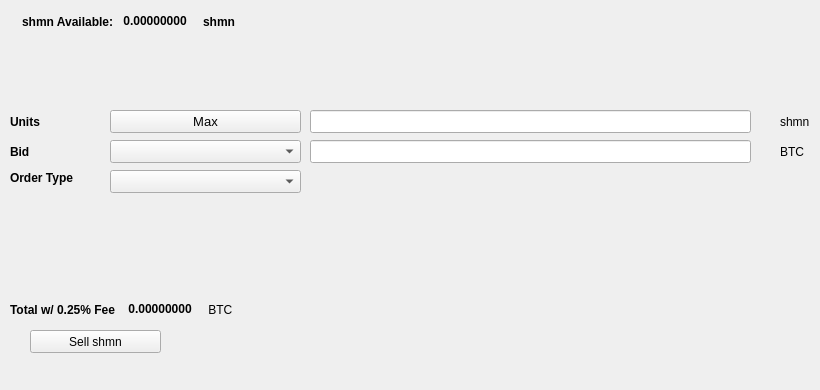
   <widget class="QWidget" name="SellTab">
    <attribute name="title">
     <string>Sell</string>
    </attribute>
    <widget class="QLabel" name="label_16">
     <property name="geometry">
      <rect>
       <x>780</x>
       <y>140</y>
       <width>31</width>
       <height>23</height>
      </rect>
     </property>
     <property name="text">
      <string>BTC</string>
     </property>
    </widget>
    <widget class="QComboBox" name="SellBidcomboBox">
     <property name="geometry">
      <rect>
       <x>110</x>
       <y>140</y>
       <width>191</width>
       <height>23</height>
      </rect>
     </property>
     <property name="font">
      <font>
       <pointsize>10</pointsize>
      </font>
     </property>
    </widget>
    <widget class="QLabel" name="label_18">
     <property name="geometry">
      <rect>
       <x>10</x>
       <y>110</y>
       <width>46</width>
       <height>23</height>
      </rect>
     </property>
     <property name="font">
      <font>
       <weight>75</weight>
       <bold>true</bold>
      </font>
     </property>
     <property name="text">
      <string>Units</string>
     </property>
    </widget>
    <widget class="QPushButton" name="Sell_Max_Amount">
     <property name="geometry">
      <rect>
       <x>110</x>
       <y>110</y>
       <width>191</width>
       <height>23</height>
      </rect>
     </property>
     <property name="font">
      <font>
       <pointsize>10</pointsize>
      </font>
     </property>
     <property name="text">
      <string>Max</string>
     </property>
    </widget>
    <widget class="QLabel" name="label_20">
     <property name="geometry">
      <rect>
       <x>10</x>
       <y>170</y>
       <width>91</width>
       <height>16</height>
      </rect>
     </property>
     <property name="font">
      <font>
       <weight>75</weight>
       <bold>true</bold>
      </font>
     </property>
     <property name="text">
      <string>Order Type</string>
     </property>
    </widget>
    <widget class="QComboBox" name="SellOrdertypeCombo">
     <property name="geometry">
      <rect>
       <x>110</x>
       <y>170</y>
       <width>191</width>
       <height>23</height>
      </rect>
     </property>
     <property name="font">
      <font>
       <pointsize>10</pointsize>
      </font>
     </property>
    </widget>
    <widget class="QLabel" name="label_21">
     <property name="geometry">
      <rect>
       <x>10</x>
       <y>140</y>
       <width>46</width>
       <height>23</height>
      </rect>
     </property>
     <property name="font">
      <font>
       <weight>75</weight>
       <bold>true</bold>
      </font>
     </property>
     <property name="text">
      <string>Bid</string>
     </property>
    </widget>
    <widget class="QLabel" name="label_22">
     <property name="geometry">
      <rect>
       <x>780</x>
       <y>110</y>
       <width>31</width>
       <height>23</height>
      </rect>
     </property>
     <property name="text">
      <string>shmn</string>
     </property>
    </widget>
    <widget class="QLineEdit" name="UnitsInputshmn">
     <property name="geometry">
      <rect>
       <x>310</x>
       <y>110</y>
       <width>441</width>
       <height>23</height>
      </rect>
     </property>
     <property name="font">
      <font>
       <pointsize>9</pointsize>
       <weight>75</weight>
       <bold>true</bold>
      </font>
     </property>
    </widget>
    <widget class="QLineEdit" name="SellBidPriceEdit">
     <property name="geometry">
      <rect>
       <x>310</x>
       <y>140</y>
       <width>441</width>
       <height>23</height>
      </rect>
     </property>
     <property name="font">
      <font>
       <pointsize>9</pointsize>
       <weight>75</weight>
       <bold>true</bold>
      </font>
     </property>
    </widget>
    <widget class="QPushButton" name="SellshmnBTN">
     <property name="geometry">
      <rect>
       <x>30</x>
       <y>330</y>
       <width>131</width>
       <height>23</height>
      </rect>
     </property>
     <property name="text">
      <string>Sell shmn</string>
     </property>
     <property name="icon">
      <iconset resource="../shmn">
       <normaloff>:/icons/bitcoin</normaloff>:/icons/bitcoin</iconset>
     </property>
    </widget>
    <widget class="QWidget" name="layoutWidget3">
     <property name="geometry">
      <rect>
       <x>22</x>
       <y>12</y>
       <width>258</width>
       <height>19</height>
      </rect>
     </property>
     <layout class="QHBoxLayout" name="horizontalLayout">
      <item>
       <widget class="QLabel" name="label232_2">
        <property name="font">
         <font>
          <weight>75</weight>
          <bold>true</bold>
         </font>
        </property>
        <property name="text">
         <string>shmn Available:</string>
        </property>
       </widget>
      </item>
      <item>
       <widget class="QLabel" name="shmnAvailableLabel">
        <property name="palette">
         <palette>
          <active>
           <colorrole role="WindowText">
            <brush brushstyle="SolidPattern">
             <color alpha="255">
              <red>0</red>
              <green>0</green>
              <blue>0</blue>
             </color>
            </brush>
           </colorrole>
           <colorrole role="Button">
            <brush brushstyle="SolidPattern">
             <color alpha="255">
              <red>0</red>
              <green>170</green>
              <blue>0</blue>
             </color>
            </brush>
           </colorrole>
           <colorrole role="Light">
            <brush brushstyle="SolidPattern">
             <color alpha="255">
              <red>0</red>
              <green>255</green>
              <blue>0</blue>
             </color>
            </brush>
           </colorrole>
           <colorrole role="Midlight">
            <brush brushstyle="SolidPattern">
             <color alpha="255">
              <red>0</red>
              <green>212</green>
              <blue>0</blue>
             </color>
            </brush>
           </colorrole>
           <colorrole role="Dark">
            <brush brushstyle="SolidPattern">
             <color alpha="255">
              <red>0</red>
              <green>85</green>
              <blue>0</blue>
             </color>
            </brush>
           </colorrole>
           <colorrole role="Mid">
            <brush brushstyle="SolidPattern">
             <color alpha="255">
              <red>0</red>
              <green>113</green>
              <blue>0</blue>
             </color>
            </brush>
           </colorrole>
           <colorrole role="Text">
            <brush brushstyle="SolidPattern">
             <color alpha="255">
              <red>0</red>
              <green>170</green>
              <blue>0</blue>
             </color>
            </brush>
           </colorrole>
           <colorrole role="BrightText">
            <brush brushstyle="SolidPattern">
             <color alpha="255">
              <red>255</red>
              <green>255</green>
              <blue>255</blue>
             </color>
            </brush>
           </colorrole>
           <colorrole role="ButtonText">
            <brush brushstyle="SolidPattern">
             <color alpha="255">
              <red>0</red>
              <green>0</green>
              <blue>0</blue>
             </color>
            </brush>
           </colorrole>
           <colorrole role="Base">
            <brush brushstyle="SolidPattern">
             <color alpha="255">
              <red>255</red>
              <green>255</green>
              <blue>255</blue>
             </color>
            </brush>
           </colorrole>
           <colorrole role="Window">
            <brush brushstyle="SolidPattern">
             <color alpha="255">
              <red>0</red>
              <green>170</green>
              <blue>0</blue>
             </color>
            </brush>
           </colorrole>
           <colorrole role="Shadow">
            <brush brushstyle="SolidPattern">
             <color alpha="255">
              <red>0</red>
              <green>0</green>
              <blue>0</blue>
             </color>
            </brush>
           </colorrole>
           <colorrole role="AlternateBase">
            <brush brushstyle="SolidPattern">
             <color alpha="255">
              <red>127</red>
              <green>212</green>
              <blue>127</blue>
             </color>
            </brush>
           </colorrole>
           <colorrole role="ToolTipBase">
            <brush brushstyle="SolidPattern">
             <color alpha="255">
              <red>255</red>
              <green>255</green>
              <blue>220</blue>
             </color>
            </brush>
           </colorrole>
           <colorrole role="ToolTipText">
            <brush brushstyle="SolidPattern">
             <color alpha="255">
              <red>0</red>
              <green>0</green>
              <blue>0</blue>
             </color>
            </brush>
           </colorrole>
          </active>
          <inactive>
           <colorrole role="WindowText">
            <brush brushstyle="SolidPattern">
             <color alpha="255">
              <red>0</red>
              <green>0</green>
              <blue>0</blue>
             </color>
            </brush>
           </colorrole>
           <colorrole role="Button">
            <brush brushstyle="SolidPattern">
             <color alpha="255">
              <red>0</red>
              <green>170</green>
              <blue>0</blue>
             </color>
            </brush>
           </colorrole>
           <colorrole role="Light">
            <brush brushstyle="SolidPattern">
             <color alpha="255">
              <red>0</red>
              <green>255</green>
              <blue>0</blue>
             </color>
            </brush>
           </colorrole>
           <colorrole role="Midlight">
            <brush brushstyle="SolidPattern">
             <color alpha="255">
              <red>0</red>
              <green>212</green>
              <blue>0</blue>
             </color>
            </brush>
           </colorrole>
           <colorrole role="Dark">
            <brush brushstyle="SolidPattern">
             <color alpha="255">
              <red>0</red>
              <green>85</green>
              <blue>0</blue>
             </color>
            </brush>
           </colorrole>
           <colorrole role="Mid">
            <brush brushstyle="SolidPattern">
             <color alpha="255">
              <red>0</red>
              <green>113</green>
              <blue>0</blue>
             </color>
            </brush>
           </colorrole>
           <colorrole role="Text">
            <brush brushstyle="SolidPattern">
             <color alpha="255">
              <red>0</red>
              <green>170</green>
              <blue>0</blue>
             </color>
            </brush>
           </colorrole>
           <colorrole role="BrightText">
            <brush brushstyle="SolidPattern">
             <color alpha="255">
              <red>255</red>
              <green>255</green>
              <blue>255</blue>
             </color>
            </brush>
           </colorrole>
           <colorrole role="ButtonText">
            <brush brushstyle="SolidPattern">
             <color alpha="255">
              <red>0</red>
              <green>0</green>
              <blue>0</blue>
             </color>
            </brush>
           </colorrole>
           <colorrole role="Base">
            <brush brushstyle="SolidPattern">
             <color alpha="255">
              <red>255</red>
              <green>255</green>
              <blue>255</blue>
             </color>
            </brush>
           </colorrole>
           <colorrole role="Window">
            <brush brushstyle="SolidPattern">
             <color alpha="255">
              <red>0</red>
              <green>170</green>
              <blue>0</blue>
             </color>
            </brush>
           </colorrole>
           <colorrole role="Shadow">
            <brush brushstyle="SolidPattern">
             <color alpha="255">
              <red>0</red>
              <green>0</green>
              <blue>0</blue>
             </color>
            </brush>
           </colorrole>
           <colorrole role="AlternateBase">
            <brush brushstyle="SolidPattern">
             <color alpha="255">
              <red>127</red>
              <green>212</green>
              <blue>127</blue>
             </color>
            </brush>
           </colorrole>
           <colorrole role="ToolTipBase">
            <brush brushstyle="SolidPattern">
             <color alpha="255">
              <red>255</red>
              <green>255</green>
              <blue>220</blue>
             </color>
            </brush>
           </colorrole>
           <colorrole role="ToolTipText">
            <brush brushstyle="SolidPattern">
             <color alpha="255">
              <red>0</red>
              <green>0</green>
              <blue>0</blue>
             </color>
            </brush>
           </colorrole>
          </inactive>
          <disabled>
           <colorrole role="WindowText">
            <brush brushstyle="SolidPattern">
             <color alpha="255">
              <red>0</red>
              <green>85</green>
              <blue>0</blue>
             </color>
            </brush>
           </colorrole>
           <colorrole role="Button">
            <brush brushstyle="SolidPattern">
             <color alpha="255">
              <red>0</red>
              <green>170</green>
              <blue>0</blue>
             </color>
            </brush>
           </colorrole>
           <colorrole role="Light">
            <brush brushstyle="SolidPattern">
             <color alpha="255">
              <red>0</red>
              <green>255</green>
              <blue>0</blue>
             </color>
            </brush>
           </colorrole>
           <colorrole role="Midlight">
            <brush brushstyle="SolidPattern">
             <color alpha="255">
              <red>0</red>
              <green>212</green>
              <blue>0</blue>
             </color>
            </brush>
           </colorrole>
           <colorrole role="Dark">
            <brush brushstyle="SolidPattern">
             <color alpha="255">
              <red>0</red>
              <green>85</green>
              <blue>0</blue>
             </color>
            </brush>
           </colorrole>
           <colorrole role="Mid">
            <brush brushstyle="SolidPattern">
             <color alpha="255">
              <red>0</red>
              <green>113</green>
              <blue>0</blue>
             </color>
            </brush>
           </colorrole>
           <colorrole role="Text">
            <brush brushstyle="SolidPattern">
             <color alpha="255">
              <red>0</red>
              <green>85</green>
              <blue>0</blue>
             </color>
            </brush>
           </colorrole>
           <colorrole role="BrightText">
            <brush brushstyle="SolidPattern">
             <color alpha="255">
              <red>255</red>
              <green>255</green>
              <blue>255</blue>
             </color>
            </brush>
           </colorrole>
           <colorrole role="ButtonText">
            <brush brushstyle="SolidPattern">
             <color alpha="255">
              <red>0</red>
              <green>85</green>
              <blue>0</blue>
             </color>
            </brush>
           </colorrole>
           <colorrole role="Base">
            <brush brushstyle="SolidPattern">
             <color alpha="255">
              <red>0</red>
              <green>170</green>
              <blue>0</blue>
             </color>
            </brush>
           </colorrole>
           <colorrole role="Window">
            <brush brushstyle="SolidPattern">
             <color alpha="255">
              <red>0</red>
              <green>170</green>
              <blue>0</blue>
             </color>
            </brush>
           </colorrole>
           <colorrole role="Shadow">
            <brush brushstyle="SolidPattern">
             <color alpha="255">
              <red>0</red>
              <green>0</green>
              <blue>0</blue>
             </color>
            </brush>
           </colorrole>
           <colorrole role="AlternateBase">
            <brush brushstyle="SolidPattern">
             <color alpha="255">
              <red>0</red>
              <green>170</green>
              <blue>0</blue>
             </color>
            </brush>
           </colorrole>
           <colorrole role="ToolTipBase">
            <brush brushstyle="SolidPattern">
             <color alpha="255">
              <red>255</red>
              <green>255</green>
              <blue>220</blue>
             </color>
            </brush>
           </colorrole>
           <colorrole role="ToolTipText">
            <brush brushstyle="SolidPattern">
             <color alpha="255">
              <red>0</red>
              <green>0</green>
              <blue>0</blue>
             </color>
            </brush>
           </colorrole>
          </disabled>
         </palette>
        </property>
        <property name="font">
         <font>
          <weight>75</weight>
          <bold>true</bold>
         </font>
        </property>
        <property name="text">
         <string> 0.00000000 </string>
        </property>
        <property name="textInteractionFlags">
         <set>Qt::LinksAccessibleByMouse|Qt::TextSelectableByKeyboard|Qt::TextSelectableByMouse</set>
        </property>
       </widget>
      </item>
      <item>
       <widget class="QLabel" name="labelshmn">
        <property name="font">
         <font>
          <weight>75</weight>
          <bold>true</bold>
         </font>
        </property>
        <property name="text">
         <string>shmn</string>
        </property>
       </widget>
      </item>
     </layout>
    </widget>
    <widget class="QWidget" name="layoutWidget">
     <property name="geometry">
      <rect>
       <x>10</x>
       <y>300</y>
       <width>268</width>
       <height>19</height>
      </rect>
     </property>
     <layout class="QHBoxLayout" name="horizontalLayout_2">
      <item>
       <widget class="QLabel" name="label_19">
        <property name="font">
         <font>
          <weight>75</weight>
          <bold>true</bold>
         </font>
        </property>
        <property name="text">
         <string>Total w/ 0.25% Fee </string>
        </property>
       </widget>
      </item>
      <item>
       <widget class="QLabel" name="SellCostLabel">
        <property name="palette">
         <palette>
          <active>
           <colorrole role="WindowText">
            <brush brushstyle="SolidPattern">
             <color alpha="255">
              <red>0</red>
              <green>0</green>
              <blue>0</blue>
             </color>
            </brush>
           </colorrole>
           <colorrole role="Button">
            <brush brushstyle="SolidPattern">
             <color alpha="255">
              <red>0</red>
              <green>170</green>
              <blue>0</blue>
             </color>
            </brush>
           </colorrole>
           <colorrole role="Light">
            <brush brushstyle="SolidPattern">
             <color alpha="255">
              <red>0</red>
              <green>255</green>
              <blue>0</blue>
             </color>
            </brush>
           </colorrole>
           <colorrole role="Midlight">
            <brush brushstyle="SolidPattern">
             <color alpha="255">
              <red>0</red>
              <green>212</green>
              <blue>0</blue>
             </color>
            </brush>
           </colorrole>
           <colorrole role="Dark">
            <brush brushstyle="SolidPattern">
             <color alpha="255">
              <red>0</red>
              <green>85</green>
              <blue>0</blue>
             </color>
            </brush>
           </colorrole>
           <colorrole role="Mid">
            <brush brushstyle="SolidPattern">
             <color alpha="255">
              <red>0</red>
              <green>113</green>
              <blue>0</blue>
             </color>
            </brush>
           </colorrole>
           <colorrole role="Text">
            <brush brushstyle="SolidPattern">
             <color alpha="255">
              <red>0</red>
              <green>170</green>
              <blue>0</blue>
             </color>
            </brush>
           </colorrole>
           <colorrole role="BrightText">
            <brush brushstyle="SolidPattern">
             <color alpha="255">
              <red>255</red>
              <green>255</green>
              <blue>255</blue>
             </color>
            </brush>
           </colorrole>
           <colorrole role="ButtonText">
            <brush brushstyle="SolidPattern">
             <color alpha="255">
              <red>0</red>
              <green>0</green>
              <blue>0</blue>
             </color>
            </brush>
           </colorrole>
           <colorrole role="Base">
            <brush brushstyle="SolidPattern">
             <color alpha="255">
              <red>255</red>
              <green>255</green>
              <blue>255</blue>
             </color>
            </brush>
           </colorrole>
           <colorrole role="Window">
            <brush brushstyle="SolidPattern">
             <color alpha="255">
              <red>0</red>
              <green>170</green>
              <blue>0</blue>
             </color>
            </brush>
           </colorrole>
           <colorrole role="Shadow">
            <brush brushstyle="SolidPattern">
             <color alpha="255">
              <red>0</red>
              <green>0</green>
              <blue>0</blue>
             </color>
            </brush>
           </colorrole>
           <colorrole role="AlternateBase">
            <brush brushstyle="SolidPattern">
             <color alpha="255">
              <red>127</red>
              <green>212</green>
              <blue>127</blue>
             </color>
            </brush>
           </colorrole>
           <colorrole role="ToolTipBase">
            <brush brushstyle="SolidPattern">
             <color alpha="255">
              <red>255</red>
              <green>255</green>
              <blue>220</blue>
             </color>
            </brush>
           </colorrole>
           <colorrole role="ToolTipText">
            <brush brushstyle="SolidPattern">
             <color alpha="255">
              <red>0</red>
              <green>0</green>
              <blue>0</blue>
             </color>
            </brush>
           </colorrole>
          </active>
          <inactive>
           <colorrole role="WindowText">
            <brush brushstyle="SolidPattern">
             <color alpha="255">
              <red>0</red>
              <green>0</green>
              <blue>0</blue>
             </color>
            </brush>
           </colorrole>
           <colorrole role="Button">
            <brush brushstyle="SolidPattern">
             <color alpha="255">
              <red>0</red>
              <green>170</green>
              <blue>0</blue>
             </color>
            </brush>
           </colorrole>
           <colorrole role="Light">
            <brush brushstyle="SolidPattern">
             <color alpha="255">
              <red>0</red>
              <green>255</green>
              <blue>0</blue>
             </color>
            </brush>
           </colorrole>
           <colorrole role="Midlight">
            <brush brushstyle="SolidPattern">
             <color alpha="255">
              <red>0</red>
              <green>212</green>
              <blue>0</blue>
             </color>
            </brush>
           </colorrole>
           <colorrole role="Dark">
            <brush brushstyle="SolidPattern">
             <color alpha="255">
              <red>0</red>
              <green>85</green>
              <blue>0</blue>
             </color>
            </brush>
           </colorrole>
           <colorrole role="Mid">
            <brush brushstyle="SolidPattern">
             <color alpha="255">
              <red>0</red>
              <green>113</green>
              <blue>0</blue>
             </color>
            </brush>
           </colorrole>
           <colorrole role="Text">
            <brush brushstyle="SolidPattern">
             <color alpha="255">
              <red>0</red>
              <green>170</green>
              <blue>0</blue>
             </color>
            </brush>
           </colorrole>
           <colorrole role="BrightText">
            <brush brushstyle="SolidPattern">
             <color alpha="255">
              <red>255</red>
              <green>255</green>
              <blue>255</blue>
             </color>
            </brush>
           </colorrole>
           <colorrole role="ButtonText">
            <brush brushstyle="SolidPattern">
             <color alpha="255">
              <red>0</red>
              <green>0</green>
              <blue>0</blue>
             </color>
            </brush>
           </colorrole>
           <colorrole role="Base">
            <brush brushstyle="SolidPattern">
             <color alpha="255">
              <red>255</red>
              <green>255</green>
              <blue>255</blue>
             </color>
            </brush>
           </colorrole>
           <colorrole role="Window">
            <brush brushstyle="SolidPattern">
             <color alpha="255">
              <red>0</red>
              <green>170</green>
              <blue>0</blue>
             </color>
            </brush>
           </colorrole>
           <colorrole role="Shadow">
            <brush brushstyle="SolidPattern">
             <color alpha="255">
              <red>0</red>
              <green>0</green>
              <blue>0</blue>
             </color>
            </brush>
           </colorrole>
           <colorrole role="AlternateBase">
            <brush brushstyle="SolidPattern">
             <color alpha="255">
              <red>127</red>
              <green>212</green>
              <blue>127</blue>
             </color>
            </brush>
           </colorrole>
           <colorrole role="ToolTipBase">
            <brush brushstyle="SolidPattern">
             <color alpha="255">
              <red>255</red>
              <green>255</green>
              <blue>220</blue>
             </color>
            </brush>
           </colorrole>
           <colorrole role="ToolTipText">
            <brush brushstyle="SolidPattern">
             <color alpha="255">
              <red>0</red>
              <green>0</green>
              <blue>0</blue>
             </color>
            </brush>
           </colorrole>
          </inactive>
          <disabled>
           <colorrole role="WindowText">
            <brush brushstyle="SolidPattern">
             <color alpha="255">
              <red>0</red>
              <green>85</green>
              <blue>0</blue>
             </color>
            </brush>
           </colorrole>
           <colorrole role="Button">
            <brush brushstyle="SolidPattern">
             <color alpha="255">
              <red>0</red>
              <green>170</green>
              <blue>0</blue>
             </color>
            </brush>
           </colorrole>
           <colorrole role="Light">
            <brush brushstyle="SolidPattern">
             <color alpha="255">
              <red>0</red>
              <green>255</green>
              <blue>0</blue>
             </color>
            </brush>
           </colorrole>
           <colorrole role="Midlight">
            <brush brushstyle="SolidPattern">
             <color alpha="255">
              <red>0</red>
              <green>212</green>
              <blue>0</blue>
             </color>
            </brush>
           </colorrole>
           <colorrole role="Dark">
            <brush brushstyle="SolidPattern">
             <color alpha="255">
              <red>0</red>
              <green>85</green>
              <blue>0</blue>
             </color>
            </brush>
           </colorrole>
           <colorrole role="Mid">
            <brush brushstyle="SolidPattern">
             <color alpha="255">
              <red>0</red>
              <green>113</green>
              <blue>0</blue>
             </color>
            </brush>
           </colorrole>
           <colorrole role="Text">
            <brush brushstyle="SolidPattern">
             <color alpha="255">
              <red>0</red>
              <green>85</green>
              <blue>0</blue>
             </color>
            </brush>
           </colorrole>
           <colorrole role="BrightText">
            <brush brushstyle="SolidPattern">
             <color alpha="255">
              <red>255</red>
              <green>255</green>
              <blue>255</blue>
             </color>
            </brush>
           </colorrole>
           <colorrole role="ButtonText">
            <brush brushstyle="SolidPattern">
             <color alpha="255">
              <red>0</red>
              <green>85</green>
              <blue>0</blue>
             </color>
            </brush>
           </colorrole>
           <colorrole role="Base">
            <brush brushstyle="SolidPattern">
             <color alpha="255">
              <red>0</red>
              <green>170</green>
              <blue>0</blue>
             </color>
            </brush>
           </colorrole>
           <colorrole role="Window">
            <brush brushstyle="SolidPattern">
             <color alpha="255">
              <red>0</red>
              <green>170</green>
              <blue>0</blue>
             </color>
            </brush>
           </colorrole>
           <colorrole role="Shadow">
            <brush brushstyle="SolidPattern">
             <color alpha="255">
              <red>0</red>
              <green>0</green>
              <blue>0</blue>
             </color>
            </brush>
           </colorrole>
           <colorrole role="AlternateBase">
            <brush brushstyle="SolidPattern">
             <color alpha="255">
              <red>0</red>
              <green>170</green>
              <blue>0</blue>
             </color>
            </brush>
           </colorrole>
           <colorrole role="ToolTipBase">
            <brush brushstyle="SolidPattern">
             <color alpha="255">
              <red>255</red>
              <green>255</green>
              <blue>220</blue>
             </color>
            </brush>
           </colorrole>
           <colorrole role="ToolTipText">
            <brush brushstyle="SolidPattern">
             <color alpha="255">
              <red>0</red>
              <green>0</green>
              <blue>0</blue>
             </color>
            </brush>
           </colorrole>
          </disabled>
         </palette>
        </property>
        <property name="font">
         <font>
          <weight>75</weight>
          <bold>true</bold>
         </font>
        </property>
        <property name="autoFillBackground">
         <bool>false</bool>
        </property>
        <property name="text">
         <string> 0.00000000</string>
        </property>
        <property name="textInteractionFlags">
         <set>Qt::LinksAccessibleByMouse|Qt::TextSelectableByMouse</set>
        </property>
       </widget>
      </item>
      <item>
       <widget class="QLabel" name="label_17">
        <property name="font">
         <font>
          <weight>50</weight>
          <bold>false</bold>
         </font>
        </property>
        <property name="text">
         <string> BTC</string>
        </property>
       </widget>
      </item>
     </layout>
    </widget>
    <widget class="QLabel" name="label_23">
     <property name="geometry">
      <rect>
       <x>460</x>
       <y>300</y>
       <width>281</width>
       <height>81</height>
      </rect>
     </property>
     <property name="text">
      <string/>
     </property>
     <property name="pixmap">
      <pixmap>:/images/bittrex</pixmap>
     </property>
    </widget>
   </widget>
